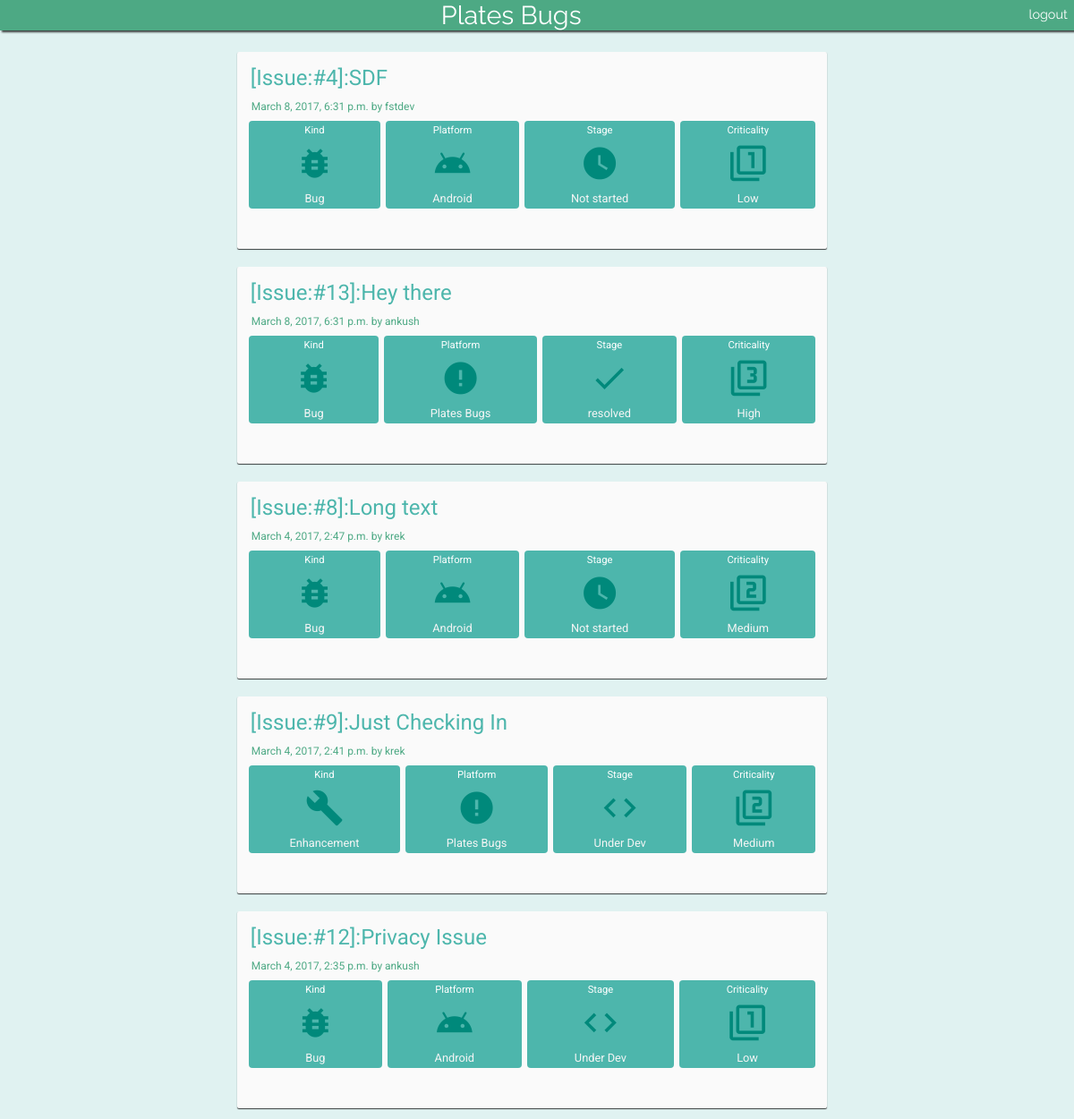
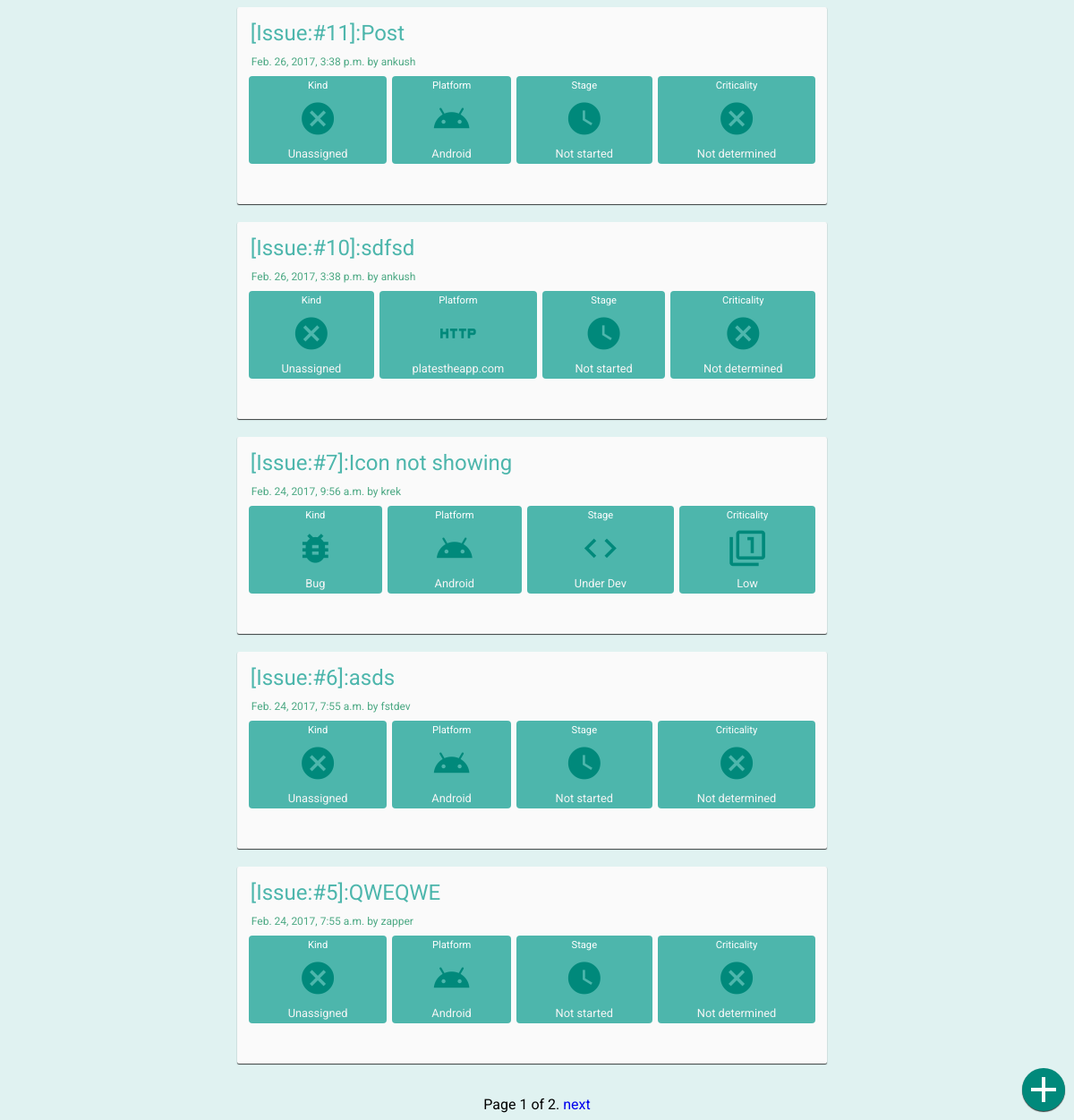
The app's page / (signed in) with its own data (2 pictures, top to bottom).
### pbugs/models.py (models this page shows, shortened)
class Issue(models.Model):
    UNA = "UA"
    BUG = "BUG"
    ENHANCEMENT = "ENHANCEMENT"
    kind_options = (
        (UNA, "Unassigned"),
        (BUG, "Bug"),
        (ENHANCEMENT, "Enhancement")
    )
    DEV = "DEV"
    NOT_STARTED = "NOT_STARTED"
    DONE = "DONE"
    stage_options = (
        (DEV, "Under Dev"),
        (NOT_STARTED, "Not started"),
        (DONE, "resolved")
    )
    HIGH = "HIGH"
    MEDIUM = "MEDIUM"
    LOW = "LOW"
    NOD = "ND"
    crictical_options = (
        (HIGH, "High"),
        (MEDIUM, "Medium"),
        (LOW, "Low"),
        (NOD, "Not determined")
    )
    WEB = "WEB"
    ANDROID = "ANDROID"
    PLATESBUGS = "PLATESBUGS"
    platform_options = (
        (WEB, "platestheapp.com"),
        (ANDROID, "Android"),
        (PLATESBUGS, "Plates Bugs")
    )
    reporter = models.ForeignKey(
        Reporter,
        on_delete=models.CASCADE
    )
    title = models.CharField(max_length=150)
    description = models.TextField()
    kind = models.CharField(max_length=15, choices=kind_options, default='UA')
    stage = models.CharField(max_length=50, choices=stage_options, default='NOT_STARTED')
    criticality = models.CharField(max_length=50, choices=crictical_options, default="ND")
    platform = models.CharField(max_length=20, choices=platform_options, default="ANDROID")
    create_time = models.DateTimeField(auto_now=True)

class Reporter(models.Model):
    user = models.OneToOneField(
        User,
        on_delete=models.CASCADE,
        primary_key=True
    )
    first_use = models.BooleanField(default=True)
    is_admin = models.BooleanField(default=False)

### pbugs/views.py (the view)
# urls.py: url(r'^$', views.home, name='index'),
@login_required(login_url='/login')
def home(request):
    if request.user.reporter.first_use:
        return redirect('/newuser')
    issues_list = Issue.objects.all().order_by('-create_time')
    paginator = Paginator(issues_list, 10)
    page = request.GET.get('page')
    try:
        issues = paginator.page(page)
    except PageNotAnInteger:
        issues = paginator.page(1)
    except EmptyPage:
        issues = paginator.page(paginator.num_pages)
    context = {
        'user':request.user,
        'issues':issues
    }
    return render(request, 'home.html', context)

### pbugs/templates/home.html (shortened to what this page needs)
{% extends 'base.html' %}
{% block content %}
    <div id="header">Plates Bugs <a class="hlinks" href="/logout">logout</a></div>
    <div id="issuefeed">
        {% if issues %}
            <ul id="issuelist">
                {% for i in issues %}
                <a href="/issue/{{ i.pk }}">
                    <li id="issueitem">
                        <div id="card">
                            <span id="issue_title">[Issue:#{{i.pk}}]:{{ i.title }}</span>
                            <span id="issue_createtime">{{ i.create_time }} by {{ i.reporter.user.username }}</span>
                            <div id="status-holder">
                                <div id="issue_kind" class="issue_status">
                                    <span class="issue-status-label">Kind</span>
                                    <div class="icon-holder">
                                        <i class="material-icons" style="font-size:0.9em;">
                                        </i>
                                    </div>
                                    <span class="issue-status-text">{{ i.get_kind_display }}</span>
                                </div>
                                <div id="issue_platform" class="issue_status">
                                    <span class="issue-status-label">Platform</span>
                                    <div class="icon-holder">
                                        <i class="material-icons" style="font-size:0.9em;">
                                        </i>
                                    </div>
                                    <span class="issue-status-text">{{ i.get_platform_display }}</span>
                                 </div>
                                 <div id="issue-stage" class="issue_status">
                                    <span class="issue-status-label">Stage</span>
                                    <div class="icon-holder">
                                        <i class="material-icons" style="font-size:0.9em;">
                                        </i>
                                    </div>
                                    <span class="issue-status-text">{{i.get_stage_display}}<cpan>
                                 </div>
                                 <div id="issue-crt" class="issue_status">
                                    <span class="issue-status-label">Criticality</span>
                                    <div class="icon-holder">
                                        <i class="material-icons" style="font-size:0.9em;">
                                        </i>
                                    </div>
                                    <span class="issue-status-text">{{ i.get_criticality_display }}</span>
                                 </div>
                            </div>
                        </div>
                    </li>
                    </a>
                {% endfor %}
            </ul>
        {% else %}
            <span id="empty">No Bugs</span>
        {% endif %}
    <div>
    <div class="pagination">
    <span class="step-links">
        <span class="current">
            Page {{ issues.number }} of {{ issues.paginator.num_pages }}.
        </span>
        {% if issues.has_next %}
            <a href="?page={{ issues.next_page_number }}">next</a>
        {% endif %}
    </span>
    </div>
    <a href="/add">
        <div id="add_button"><i class="material-icons" style="font-size:3em;">add</i></div>
    </a>
{% endblock %}

### pbugs/templates/base.html (shortened to what this page needs)
<html>
<head>
    {% load static %}
    <link rel='stylesheet' href="{% static 'styles/main.css' %}"></link>
</head>
<body>
    {% block content %}
    {% endblock %}
</body>
</html>

### pbugs/static/styles/main.css (style rules this page uses)
body { margin: 0; padding: 0; }
body { background:#E0F2F1; }
#header { background:#4da984; color:white; font-family: 'Raleway', sans-serif; text-align: center; margin-bottom:4px; font-size:1.8em; -webkit-box-shadow: 2px 2px 2px 0px rgba(0,0,0,0.75); -moz-box-shadow: 2px 2px 2px 0px rgba(0,0,0,0.75); box-shadow: 2px 2px 2px 0px rgba(0,0,0,0.75); position:fixed; width: 100%; top:0; z-index: 3; }
ul { list-style: none; color:#E91E63; }
.hlinks { float:right; position: relative; text-decoration: none; font-size:0.5em; padding: 0.5em; color:white; }
#issuefeed { display: flex; display: -webkit-flex; justify-content: center; margin:10px; flex-direction: column; -webkit-box-direction: column; margin: 8px; align-items: center; }
#issuelist { width:60%; list-style: none; margin-top: 50px; }
a { text-decoration: none; }
#issueitem { background:#FAFAFA; font-family: 'Roboto', sans-serif; color:black; margin-bottom: 20px; width: 90%; height: 200px; padding:10px; border-radius:2px; -webkit-box-shadow: 0px 1px 0.5px 0px rgba(0,0,0,0.75); -moz-box-shadow: 0px 1px 0.5px 0px rgba(0,0,0,0.75); box-shadow: 0px 1px 1px 0px rgba(0,0,0,0.75); }
#issue_title { display:inline-block; width: 100%; margin:5px; color:#4db6ac; font-size: 1.5em; flex-grow: 1; }
#issue_createtime { margin:3px; border-radius:2px; padding: 3px; color:#4da984; font-size: 0.75em; flex-grow: 1; }
#card { display: flex; display: -webkit-flex; flex-direction: column; }
#status-holder { display: flex; display: -webkit-flex; flex-direction: column; flex-grow: 2; overflow-x: scroll; flex-direction:row; }
.issue_status { flex-grow:1; border-radius: 4px; background:#4DB6AC; display:block; height: 90px; margin: 3px; display: flex; flex-direction:column; justify-content: center; align-items: center; padding:4px; }
.issue-status-label { color:white; font-size: 0.7em; }
.icon-holder { flex-grow:2; width: 100%; color: #00897B; display: flex; display: -webkit-flex; justify-content: center; align-items: center; font-size: 3em; }
.issue-status-text { font-size: 0.8em; color:whitesmoke; }
#add_button { position: fixed; bottom:10px; right:10px; background:#00897B; color:white; border-radius: 100%; -webkit-box-shadow: 0px 1px 1px 0px rgba(0,0,0,0.75); -moz-box-shadow: 0px 1px 1px 0px rgba(0,0,0,0.75); box-shadow: 0px 1px 1px 0px rgba(0,0,0,0.75); }
.pagination { font-family: 'Roboto', sans-serif; }

### records on screen
Issue: pk "4", title "SDF", create_time "March 8, 2017, 6:31 p.m.", reporter.user.username "fstdev", kind "Bug", platform "Android", stage "Not started", criticality "Low"
Issue: pk "13", title "Hey there", create_time "March 8, 2017, 6:31 p.m.", reporter.user.username "ankush", kind "Bug", platform "Plates Bugs", stage "resolved", criticality "High"
Issue: pk "8", title "Long text", create_time "March 4, 2017, 2:47 p.m.", reporter.user.username "krek", kind "Bug", platform "Android", stage "Not started", criticality "Medium"
Issue: pk "9", title "Just Checking In", create_time "March 4, 2017, 2:41 p.m.", reporter.user.username "krek", kind "Enhancement", platform "Plates Bugs", stage "Under Dev", criticality "Medium"
Issue: pk "12", title "Privacy Issue", create_time "March 4, 2017, 2:35 p.m.", reporter.user.username "ankush", kind "Bug", platform "Android", stage "Under Dev", criticality "Low"
Issue: pk "11", title "Post", create_time "Feb. 26, 2017, 3:38 p.m.", reporter.user.username "ankush", kind "Unassigned", platform "Android", stage "Not started", criticality "Not determined"
Issue: pk "10", title "sdfsd", create_time "Feb. 26, 2017, 3:38 p.m.", reporter.user.username "ankush", kind "Unassigned", platform "platestheapp.com", stage "Not started", criticality "Not determined"
Issue: pk "7", title "Icon not showing", create_time "Feb. 24, 2017, 9:56 a.m.", reporter.user.username "krek", kind "Bug", platform "Android", stage "Under Dev", criticality "Low"
Issue: pk "6", title "asds", create_time "Feb. 24, 2017, 7:55 a.m.", reporter.user.username "fstdev", kind "Unassigned", platform "Android", stage "Not started", criticality "Not determined"
Issue: pk "5", title "QWEQWE", create_time "Feb. 24, 2017, 7:55 a.m.", reporter.user.username "zapper", kind "Unassigned", platform "Android", stage "Not started", criticality "Not determined"

### other values on screen
{{ issues.number }} "1"
{{ issues.paginator.num_pages }} "2"
